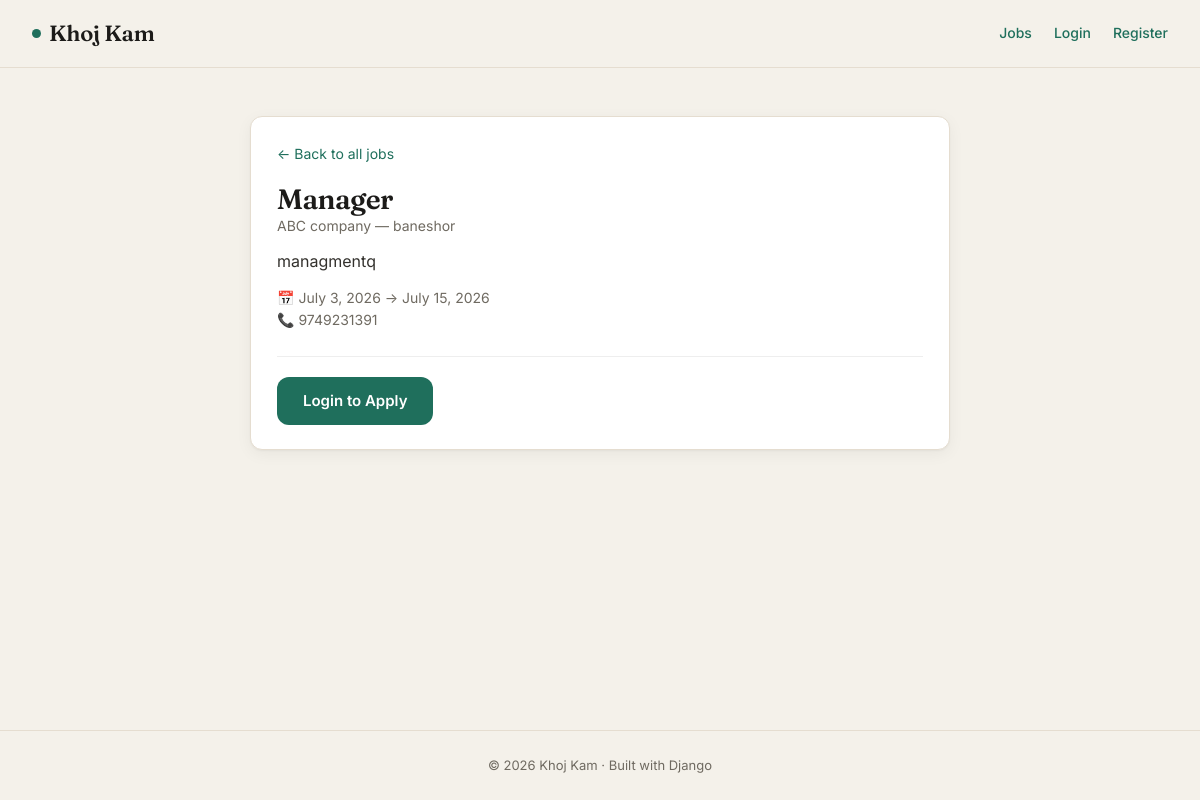
The app's page /job/1/ with its own data.
### portal/models.py (models this page shows, shortened)
class Job(models.Model):
    title = models.CharField(max_length=100)
    start_date = models.DateField()
    end_date = models.DateField()
    description = models.TextField()
    company = models.ForeignKey(Company, on_delete=models.CASCADE, related_name='jobs')

class Company(models.Model):
    name = models.CharField(max_length=100)
    logo = models.ImageField(upload_to='company_logos/', blank=True, null=True)
    location = models.CharField(max_length=100)
    contact_no = models.CharField(max_length=10)

### portal/views.py (the view)
# urls.py: path("job/<int:job_id>/", views.job_detail, name="job_detail"),
def job_detail(request, job_id):
    job = get_object_or_404(Job, id=job_id)
    already_applied = (
        request.user.is_authenticated
        and Application.objects.filter(job=job, applicant=request.user).exists()
    )
    return render(request, "job_detail.html", {"job": job, "already_applied": already_applied})

### jobportal/templates/job_detail.html (shortened to what this page needs)
{% extends "base.html" %}
{% block content %}
<div class="container">
    <div class="card" style="max-width:700px; margin:0 auto;">
        <a href="{% url 'jobs' %}" style="font-size:14px;">← Back to all jobs</a>
        <h1 style="margin-top:16px; font-size:28px;">{{ job.title }}</h1>
        <p class="meta">{{ job.company.name }} — {{ job.company.location }}</p>
        <p class="desc">{{ job.description }}</p>
        <p class="meta">📅 {{ job.start_date }} → {{ job.end_date }}</p>
        <p class="meta">📞 {{ job.company.contact_no }}</p>
        <div class="job-actions" style="margin-top:24px; padding-top:20px; border-top:1px solid #eee;">
            {% if not user.is_authenticated %}
                <a href="{% url 'login' %}" class="btn btn-primary">Login to Apply</a>
            {% elif already_applied %}
                <span class="btn btn-disabled">✓ Already Applied</span>
            {% else %}
                <a href="{% url 'apply_job' job.id %}" class="btn btn-primary">Apply Now →</a>
            {% endif %}
        </div>
    </div>
</div>
{% endblock %}

### jobportal/templates/base.html (style rules this page uses)
:root { --bg: #f4f1ea; --surface: #ffffff; --ink: #1c1b19; --muted: #6f6a61; --line: #e5ddd0; --accent: #1f6f5c; --accent-hover: #185848; --amber: #b47d1e; --danger: #b23b3b; --radius: 12px; --shadow: 0 1px 2px rgba(28,27,25,.04), 0 4px 16px rgba(28,27,25,.05); --serif: "Fraunces", Georgia, serif; --sans: "Inter", -apple-system, BlinkMacSystemFont, sans-serif; }
* { box-sizing: border-box; margin: 0; padding: 0; }
body { font-family: var(--sans); background: var(--bg); color: var(--ink); line-height: 1.6; min-height: 100vh; display: flex; flex-direction: column; -webkit-font-smoothing: antialiased; }
a { color: var(--accent); text-decoration: none; }
.container { width: 100%; max-width: 880px; margin: 0 auto; padding: 48px 24px; flex: 1; }
h1, h2, h3 { font-family: var(--serif); font-weight: 600; letter-spacing: -.02em; line-height: 1.15; }
.btn { display: inline-block; font-family: var(--sans); font-weight: 600; font-size: 15px; padding: 12px 26px; border-radius: var(--radius); cursor: pointer; border: none; transition: transform .12s ease, background .15s ease; }
.btn-primary { background: var(--accent); color: #fff; }
.card { background: var(--surface); border: 1px solid var(--line); border-radius: var(--radius); padding: 24px 26px; box-shadow: var(--shadow); transition: transform .15s ease, box-shadow .15s ease; }
.meta { color: var(--muted); font-size: 14px; }
.desc { margin: 12px 0; color: #33312d; }

### records on screen
Job: title "Manager", company.name "ABC company", company.location "baneshor", description "managmentq", start_date "July 3, 2026", end_date "July 15, 2026", company.contact_no "9749231391"
